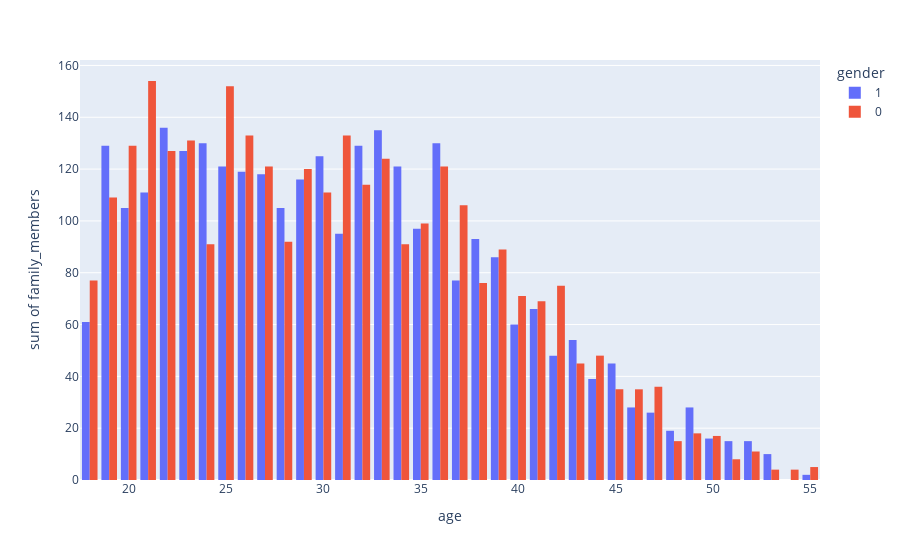

The notebook cell saved with this chart:
### Code cell
fig_1=px.histogram(data,x='age',y='family_members',color='gender',barmode='group')
fig_1.show()

### Figure 1 — Plotly figure (JSON) as saved in the notebook; plotly's stock layout.template omitted (floating-point values rounded to 4 significant figures; data arrays with more than 128 entries replaced by an {"elided": "..."} marker saying what was removed)
{"data": [{"alignmentgroup": "True", "bingroup": "x", "histfunc": "sum", "hovertemplate": "gender=1<br>age=%{x}<br>sum of family_members=%{y}<extra></extra>", "legendgroup": "1", "marker": {"color": "#636efa", "pattern": {"shape": ""}}, "name": "1", "offsetgroup": "1", "orientation": "v", "showlegend": true, "type": "histogram", "x": {"elided": "2471 int values"}, "xaxis": "x", "y": {"elided": "2471 int values"}, "yaxis": "y"}, {"alignmentgroup": "True", "bingroup": "x", "histfunc": "sum", "hovertemplate": "gender=0<br>age=%{x}<br>sum of family_members=%{y}<extra></extra>", "legendgroup": "0", "marker": {"color": "#EF553B", "pattern": {"shape": ""}}, "name": "0", "offsetgroup": "0", "orientation": "v", "showlegend": true, "type": "histogram", "x": {"elided": "2489 int values"}, "xaxis": "x", "y": {"elided": "2489 int values"}, "yaxis": "y"}], "layout": {"barmode": "group", "legend": {"title": {"text": "gender"}, "tracegroupgap": 0}, "margin": {"t": 60}, "xaxis": {"anchor": "y", "domain": [0, 1], "title": {"text": "age"}}, "yaxis": {"anchor": "x", "domain": [0, 1], "title": {"text": "sum of family_members"}}}}
